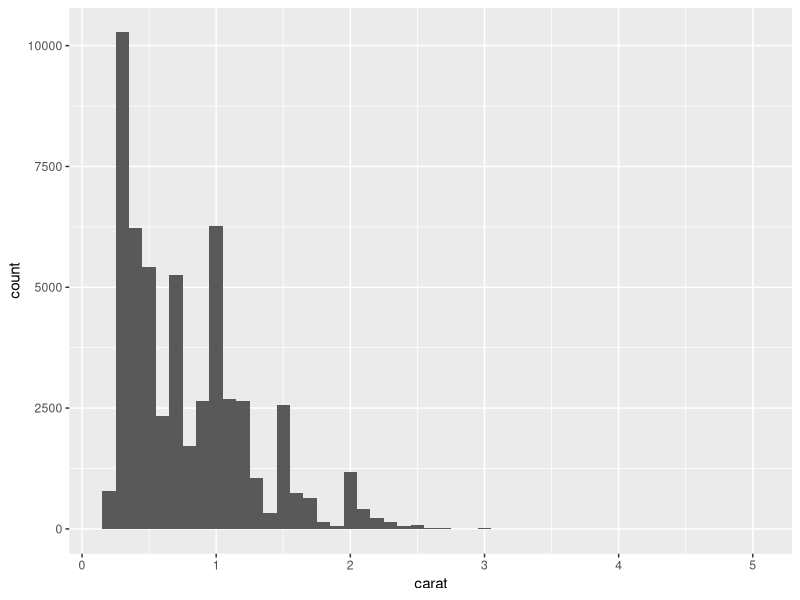
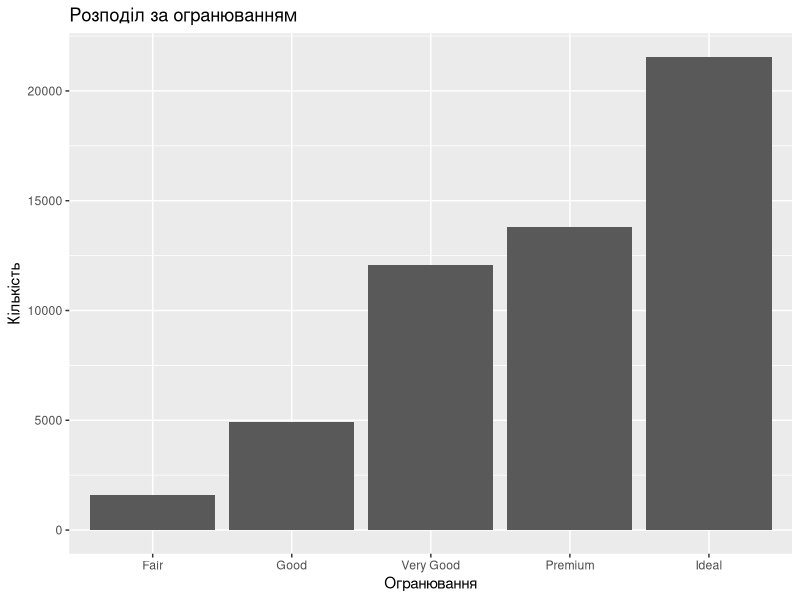
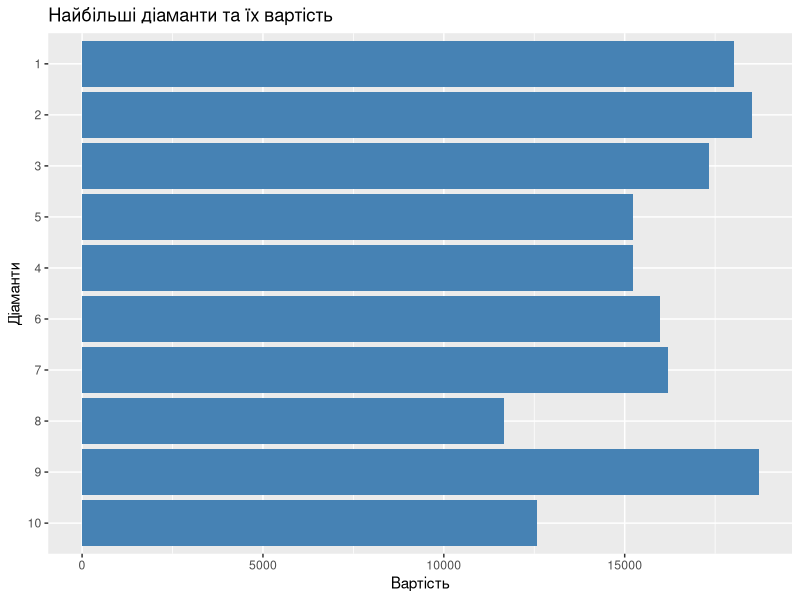

R code for these plots, in order:
## ---- chunk 1
library(ggplot2)
library(dplyr)
knitr::opts_chunk$set(fig.width = 5, fig.asp = 1/3)
## ---- chunk 2
ggplot(diamonds, aes(carat)) + geom_histogram(binwidth = 0.1)
## ---- chunk 3
ggplot(diamonds, aes(cut)) +
  geom_bar() +
  labs(title = "Розподіл за огранюванням", x = "Огранювання", y = "Кількість")
## ---- chunk 4
top_diamonds <- diamonds[order(-diamonds$carat), ][1:10, ]
ggplot(top_diamonds, aes(x = reorder(rownames(top_diamonds), carat), y = price)) + 
  geom_col(fill = "steelblue") + 
  coord_flip() +
  labs(title = "Найбільші діаманти та їх вартість", x = "Діаманти", y = "Вартість")
